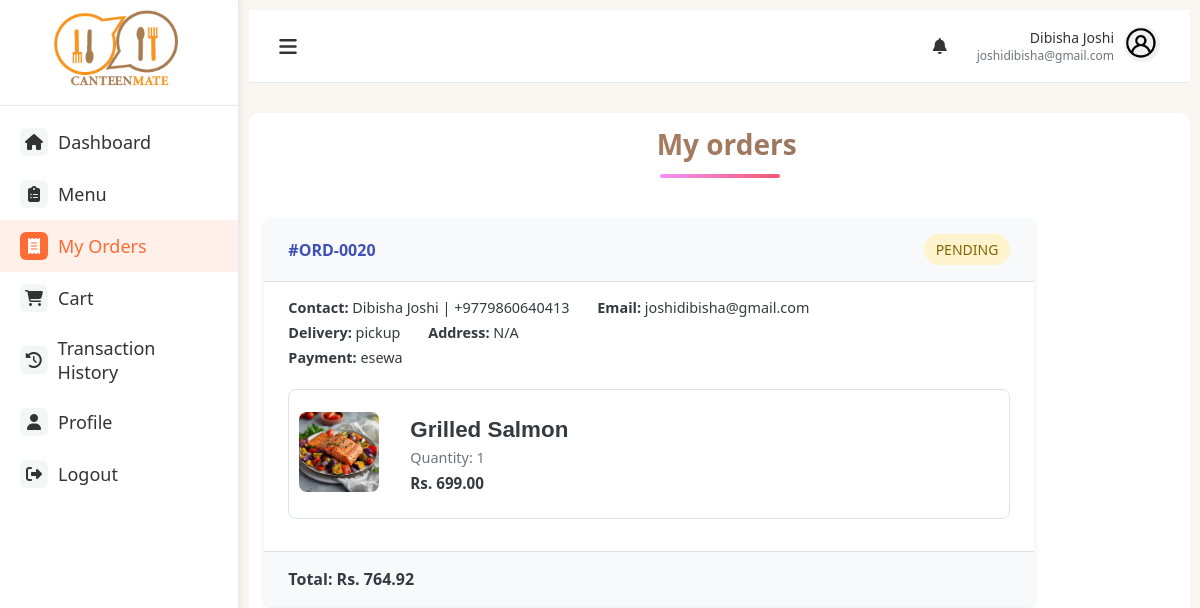
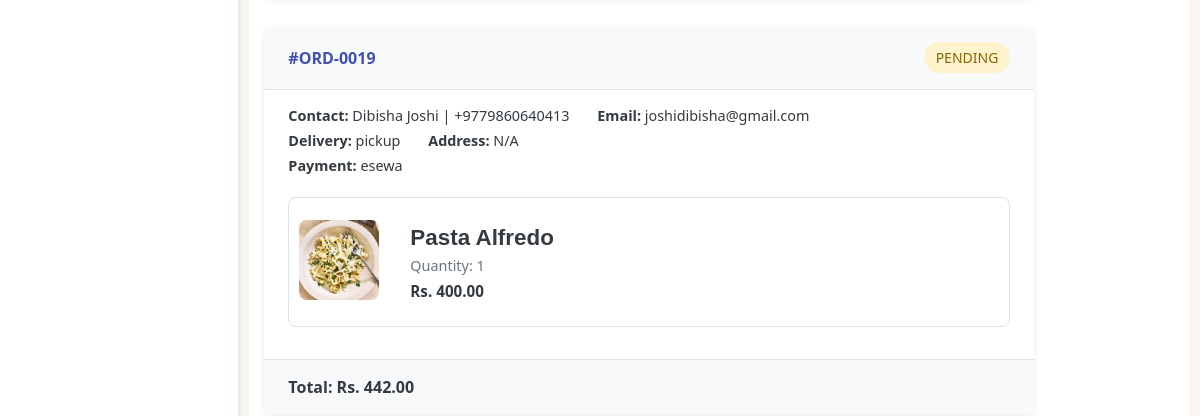
/orders (signed in, upper part), run on an earlier commit of the app's database (2 pictures, top to bottom).
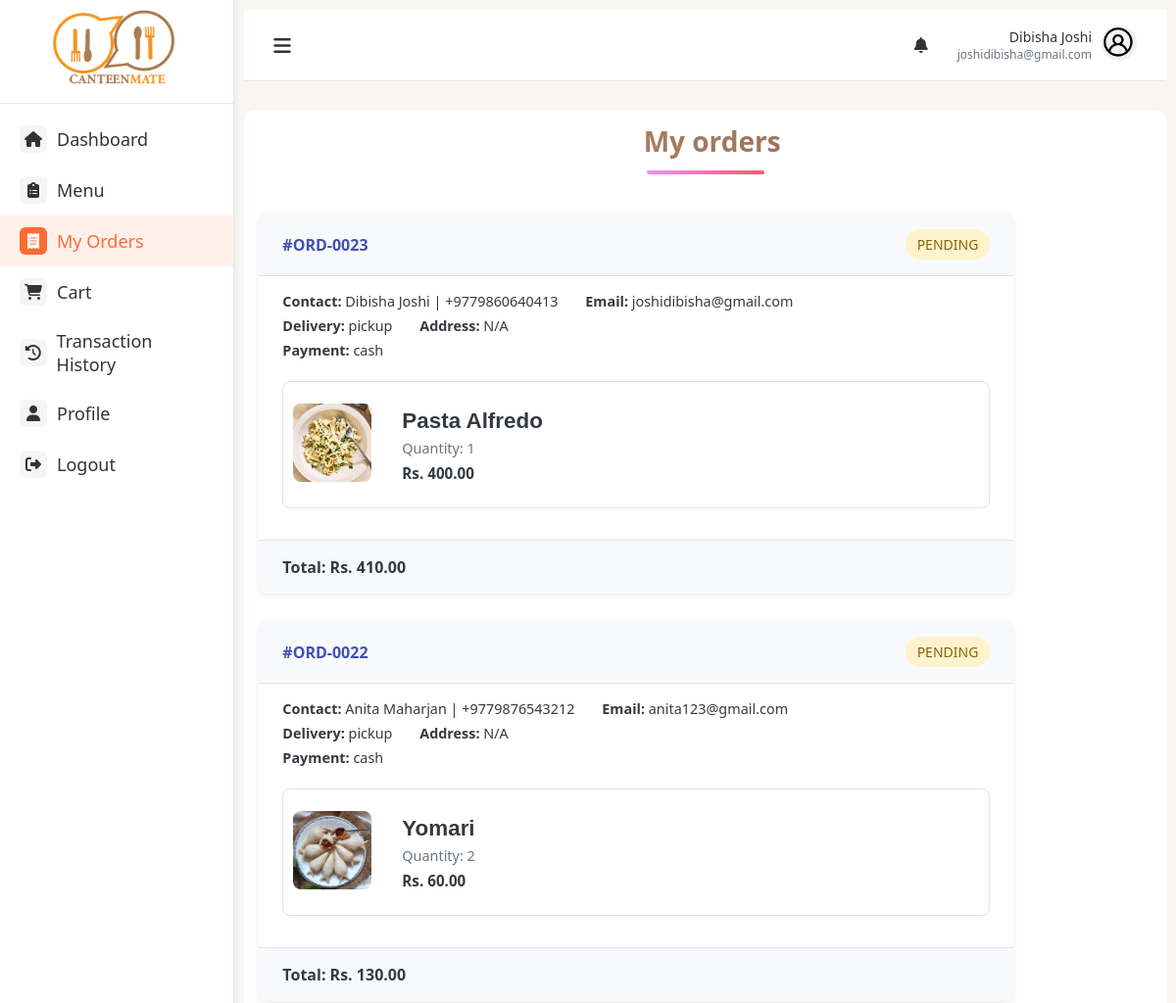
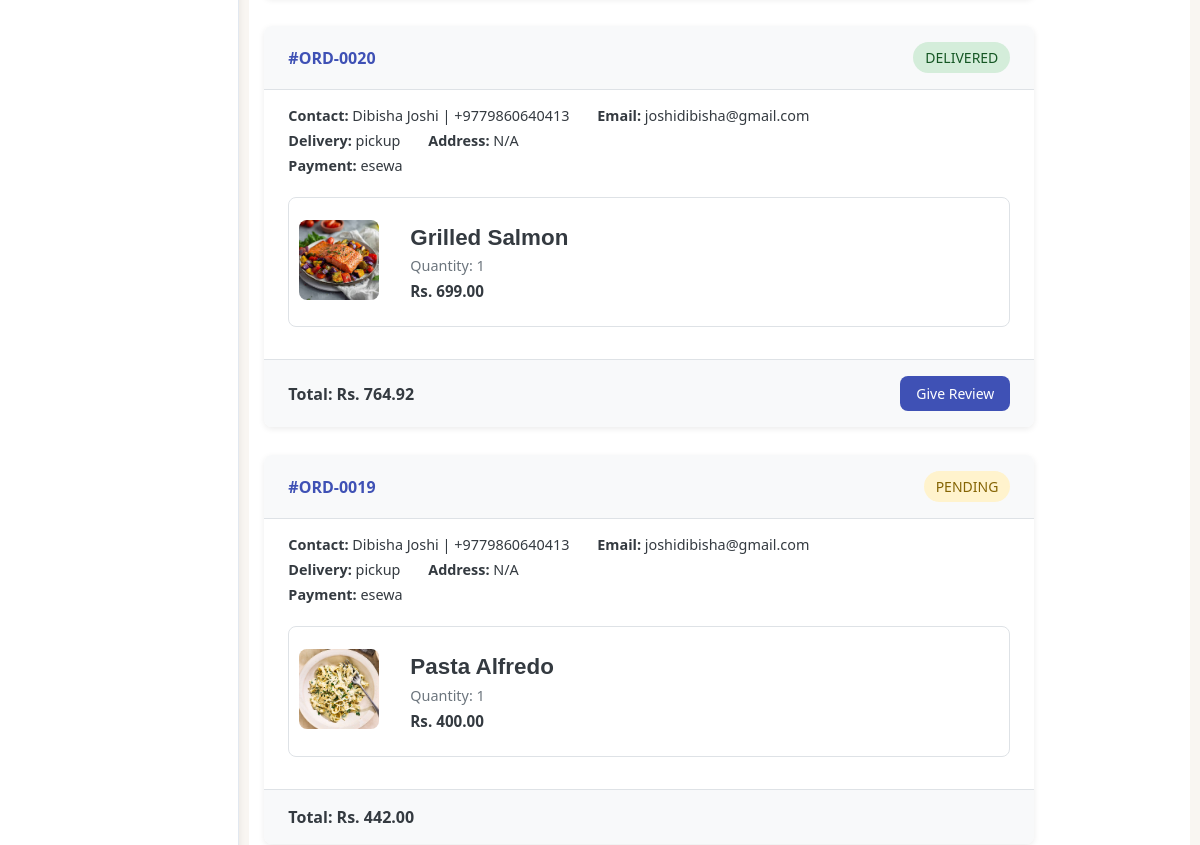
And on a later commit of the database (2 pictures, top to bottom).
### models.py (models this page shows, shortened)
class Order(db.Model):
    id = db.Column(db.Integer, primary_key=True)
    user_id = db.Column(db.Integer, db.ForeignKey('user.id'), nullable=False)
    name = db.Column(db.String(100), nullable=False)
    contact = db.Column(db.String(20), nullable=False)
    email = db.Column(db.String(100), nullable=False)
    delivery = db.Column(db.String(20), nullable=False)
    building = db.Column(db.String(100))
    floor = db.Column(db.String(100))
    payment = db.Column(db.String(20), nullable=False)
    status = db.Column(db.String(20), nullable=False, default='Pending')
    created_at = db.Column(db.DateTime, default=datetime.utcnow)
    total_amount = db.Column(db.Float, nullable=False)
    khalti_token = db.Column(db.String(255), nullable=True)
    esewa_transaction_code = db.Column(db.String(255), nullable=True)  # New field for eSewa
    items = db.relationship('OrderItem', backref='order', lazy=True)
    items = db.relationship('OrderItem', backref='order', lazy=True)
    @property
    def delivery_address(self):
        parts = [self.building, self.floor]
        return ', '.join([p for p in parts if p]) or "N/A"

class OrderItem(db.Model):
    id = db.Column(db.Integer, primary_key=True)
    order_id = db.Column(db.Integer, db.ForeignKey('order.id'), nullable=False)
    item_id = db.Column(db.Integer, db.ForeignKey('items.id'), nullable=False)
    name = db.Column(db.String(100), nullable=False)
    quantity = db.Column(db.Integer, nullable=False)
    price = db.Column(db.Float, nullable=False)
    item = db.relationship('Item', backref='order_items')

class Item(db.Model):
    __tablename__ = 'items'
    id = db.Column(db.Integer, primary_key=True)
    name = db.Column(db.String(100), nullable=False)
    price = db.Column(db.Float, nullable=False)
    category_id = db.Column(db.Integer, db.ForeignKey('categories.id'), nullable=False)
    description = db.Column(db.Text, nullable=True)
    image_filename = db.Column(db.String(255), nullable=True)
    available = db.Column(db.Boolean, default=True)
    attribute_values = db.relationship(
        'AttributeValue',
        secondary=item_attribute_values,
        back_populates='items'
    )
    addons = db.relationship(
        'Addon',
        secondary=addon_item_association,
        back_populates='items'
    )

### main.py (the view)
@app.route('/orders')
@login_required
def orders():
    user_id = session['user_id']
    user = User.query.get(user_id)
    orders = Order.query.filter_by(user_id=user_id).order_by(Order.id.desc()).all()
    return render_template('orders.html', user=user, orders=orders, active_page='orders')

### main.py (called while the page is built)
def login_required(view):
    @functools.wraps(view)
    def wrapped_view(**kwargs):
        if 'user_id' not in session:
            flash('Please log in to access this page', 'warning')
            return redirect(url_for('login'))
        return view(**kwargs)
    return wrapped_view

@app.context_processor
def inject_new_orders_count():
    count = Order.query.filter_by(status='pending').count()
    print(count)
    return dict(new_orders_count=count)

### templates/orders.html (shortened to what this page needs)
{% extends 'base.html' %}  {% block content %}
<div class="content">
  <h1 class="page-title">My orders</h1>
  <div id="orders-wrapper">
    {% if orders %} {% for order in orders %}
    <div class="order-card">
      <div class="order-header">
        <div class="order-number">#ORD-{{ '%04d'|format(order.id) }}</div>
        <div class="order-status {{ order.status }}">{{ order.status }}</div>
      </div>
      <div class="order-body">
        <div class="order-info">
          <span
            ><strong>Contact:</strong> {{ order.name }} | {{ order.contact
            }}</span
          >
          <span><strong>Email:</strong> {{ order.email }}</span><br />
          <span><strong>Delivery:</strong> {{ order.delivery }}</span>
          <span
            ><strong>Address:</strong> {{ order.delivery_address or 'N/A'
            }}</span
          ><br />
          <span><strong>Payment:</strong> {{ order.payment }}</span>
        </div>
        <div class="order-items">
          {% for item in order.items %}
          <div class="order-item">
            <div class="items-image">
              <img
                src="{{ url_for('static', filename='uploads/items/' ~ item.item.image_filename) if item.item and item.item.image_filename else url_for('static', filename='images/placeholder.png') }}"
                alt="{{ item.name }}"
              />
            </div>
            <div class="item-details">
              <div class="item-name">{{ item.name }}</div>
              <div class="item-quantity">Quantity: {{ item.quantity }}</div>
              <div class="item-price">Rs. {{ '%.2f'|format(item.price) }}</div>
            </div>
          </div>
          {% endfor %}
        </div>
      </div>
      <div class="order-footer">
        <div class="order-total">
          Total: Rs. {{ '%.2f'|format(order.total_amount) }}
        </div>
        <div class="order-actions">
          {% if order.status.lower() == 'delivered' %}
          <a href="{{ url_for('review_order', order_id=order.id) }}" class="btn"
            >Give Review</a
          >
          {% endif %}
        </div>
      </div>
    </div>
    {% endfor %} {% else %}
    <p class="text-center">No past orders found.</p>
    {% endif %}
  </div>
</div>
{% endblock %}

What changed in the data, as far as the page shows it:
added Order: id "0023", status "PENDING", name "Dibisha Joshi", contact "+9779860640413", email "joshidibisha@gmail.com", delivery "pickup", building+floor "N/A", payment "cash", total_amount "410.00"
added OrderItem: image_filename (picture), name "Pasta Alfredo", quantity "1", price "400.00", shown under "0023"
added Order: id "0022", status "PENDING", name "Anita Maharjan", contact "+9779876543212", email "anita123@gmail.com", delivery "pickup", building+floor "N/A", payment "cash", total_amount "130.00"
added OrderItem: image_filename (picture), name "Yomari", quantity "2", price "60.00", shown under "0022"
changed Order "0020": status "PENDING" → "DELIVERED"; now shows "Give Review"
